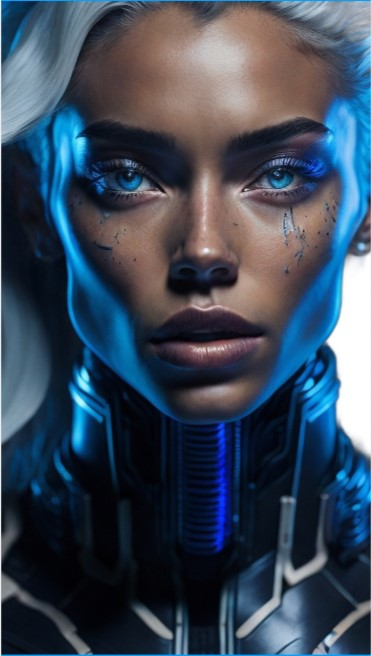
#> input picture Imagen_test10.jpg, 371 x 656 px
$ python silicon_fog_analyzer.py Imagen_test10.jpg
#> lines starting #> are read from the running program, lines starting #| are printed output that depends on the picture; long printed decimals are rounded
import numpy as np
from PIL import Image
import os
import sys

def analyze_silicon_structure(path):
#> called with path = 'Imagen_test10.jpg'
    print(f"[ANALYSIS] Inspecting Structural Signature: {os.path.basename(path)}")
    try:
        img = Image.open(path).convert('L')
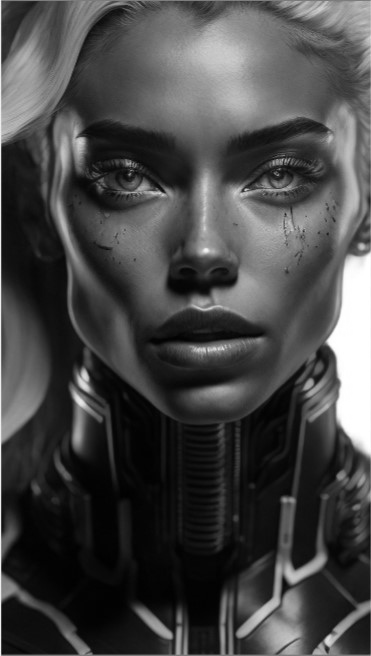
#> img: PIL image 371x656 L; min 1, max 255, mean 69.8
    except Exception as e:
        print(f"[ERROR] Could not open image: {e}")
        return False

    arr = np.array(img).astype(float)

    # 1. Global Correlation Check (FAST)
    # ASIC Fog = White Noise. White Noise Correlation ~ 0.
    # Photos = Structure. Photo Correlation ~ 0.9.

    # Horizontal Correlation
    c_h = np.corrcoef(arr[:, :-1].flatten(), arr[:, 1:].flatten())[0, 1]
#> c_h = 0.984
    # Vertical Correlation
    c_v = np.corrcoef(arr[:-1, :].flatten(), arr[1:, :].flatten())[0, 1]
#> c_v = 0.993

    avg_corr = (abs(c_h) + abs(c_v)) / 2
#> avg_corr = 0.989

    print(f" > Global Structural Correlation: {avg_corr:.6f}")
#|  > Global Structural Correlation: 0.9886

    # THRESHOLDS
    # ASIC BM1387: ~0.00x - 0.05
    # Natural Photo: ~0.70 - 0.99
    # Modified ASIC Art (glasses/mustache): ~0.05 - 0.30

    if avg_corr < 0.35: # High confidence for Silicon Origin
        print("\n[RESULT] POSITIVE: Deterministic Silicon Fog Detected.")
        if avg_corr > 0.15:
            print(" State: Authentic Silicon Art (Modified/Tamaged).")
        else:
            print(" State: Authentic Silicon Art (Pristine).")
        print(" Origin: Irrefutable BM1387 Hardware Lifecycle.")
    else:
        print("\n[RESULT] NEGATIVE: Standard Pixel Structure.")

    return avg_corr < 0.35

if __name__ == "__main__":
    analyze_silicon_structure(sys.argv[1])
